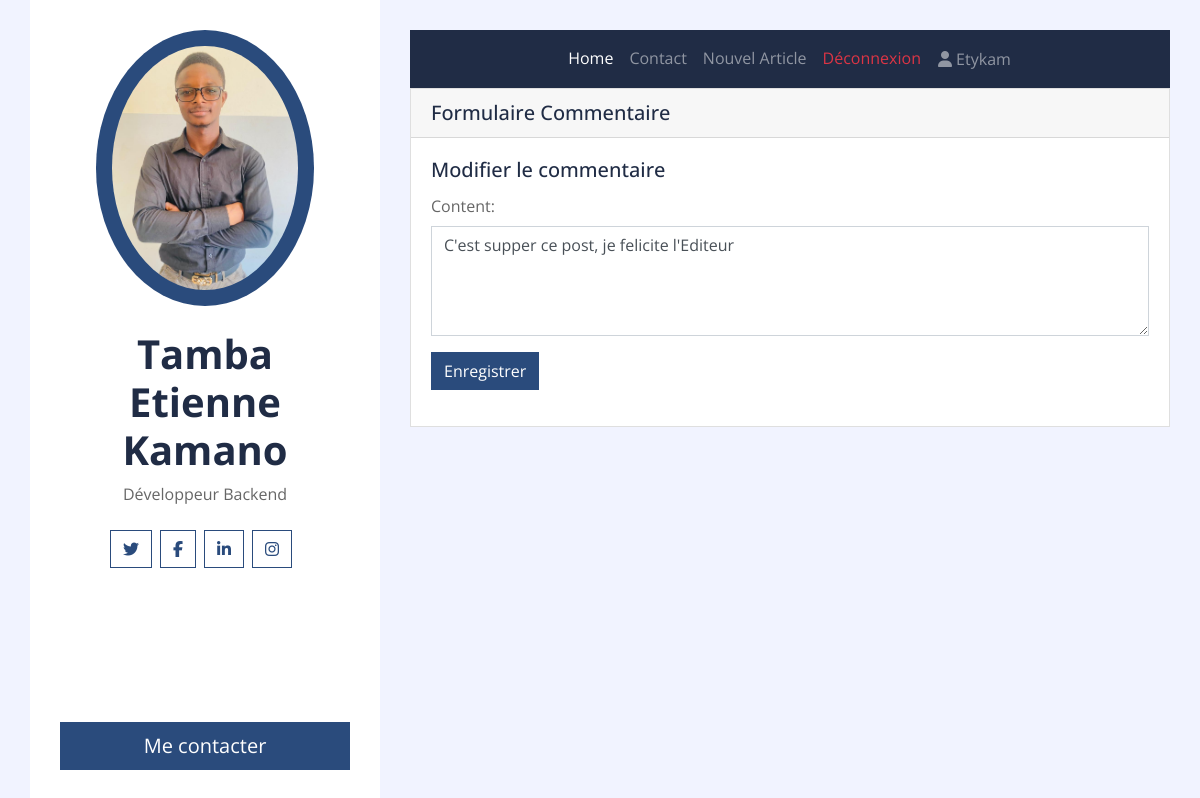
Screenshot of /editComment/7/ (signed in) with the database file from the repository.
### account/models.py (models this page shows)
class user(AbstractUser):
    is_writer = models.BooleanField(default=False, verbose_name="Je suis Editeur")

### blogApp/models.py (models this page shows, shortened)
class Comment(models.Model):
    content = models.TextField()
    article = models.ForeignKey(Article, on_delete=models.CASCADE)
    created_at = models.DateTimeField(auto_now_add=True)
    user = models.ForeignKey(User,on_delete=models.CASCADE)

### blogApp/views.py (the view, shortened to what this page needs)
# urls.py: path('editComment/<int:pk>/', CommentUpdateView.as_view(), name='edit-comment'),
class CommentUpdateView(LoginRequiredMixin,UpdateView):
    model = Comment
    model = Comment
    form_class = CommentForm
    template_name = 'blogApp/comment_form.html'

### blogApp/forms.py
class CommentForm(forms.ModelForm):
    class Meta:
        model = Comment
        fields = ['content']
        widgets = {
            'content': forms.Textarea(attrs={
                'class': 'form-control',
                'placeholder': 'Enter your comment',
                'rows': 4,  # Specify the number of rows for the textarea
            }),
        }

### blogApp/templates/blogApp/comment_form.html (shortened to what this page needs)
{% extends "base.html" %}
{% block containt %}
    <div class="card">
        <h5 class="card-header">Formulaire Commentaire</h5>
        <div class="card-body">
            <h5 class="card-title">Modifier le commentaire</h5>
            <form method="post" enctype="multipart/form-data">
                {{ form.as_p }}
                <div class="mb-3">
                    <button type="submit" class="btn btn-primary">Enregistrer</button>
                </div>
            </form>
        </div>
    </div>
{% endblock %}

### blogApp/templates/blogApp/_partials/navbar.html (shortened to what this page needs)
<div class="container p-0">
    <nav class="navbar navbar-expand-lg bg-secondary navbar-dark">
        <div class="collapse navbar-collapse justify-content-between" id="navbarCollapse">
            <div class="navbar-nav m-auto">
                <a href="{% url 'home' %}" class="nav-item nav-link active">Home</a>
                <a href="#" class="nav-item nav-link">Contact</a>
                {% if user.is_authenticated %}
                    {% if user.is_writer or user.is_superuser %}
                        <a href="{% url 'article-create' %}" class="nav-item nav-link">Nouvel Article</a>
                    {% endif %}
                    <a href="{% url 'account:logout' %}" class="nav-item nav-link text-danger">Déconnexion</a>
                    <button type="button" class="nav-item nav-link btn btn-link" data-bs-toggle="modal" data-bs-target="#exampleModal" data-bs-whatever="@mdo"> <i class="fas fa-user"></i> {{ user.username }}</button>
                {% else %}
                    <a href="{% url 'account:login' %}" class="nav-item nav-link">Connexion</a>
                {% endif %}
            </div>
        </div>
    </nav>
</div>

### rows the page displays
user: username "Etykam"
Comment: content "C'est supper ce post, je felicite l'Editeur"
